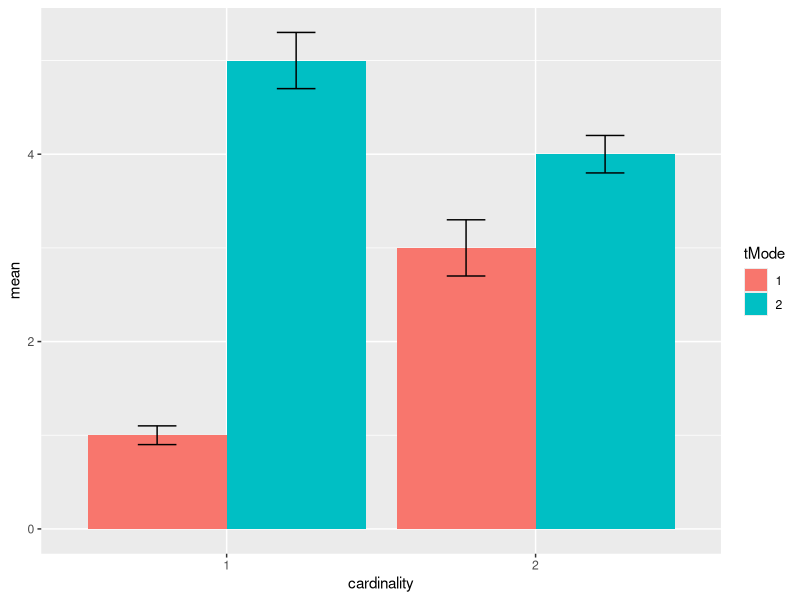

Recreate this plot in R.
rm(list = ls())
library(ggplot2); library(plyr); library(tidyr); library(dplyr)

df <- data.frame(
    cardinality = factor(c(1, 1, 2, 2)),
    mean = c(1, 5, 3, 4),
    tMode = factor(c(1, 2, 1, 2)),
    se = c(0.1, 0.3, 0.3, 0.2)
)

# Define the top and bottom of the errorbars
limits = aes(ymax = mean + se, ymin=mean - se)
dodge = position_dodge(width=0.9)

ggplot(df, aes(fill=tMode, y=mean, x=cardinality)) + 
    geom_bar(position="dodge", stat="identity") + 
    geom_errorbar(limits, position=dodge, width=0.25)

